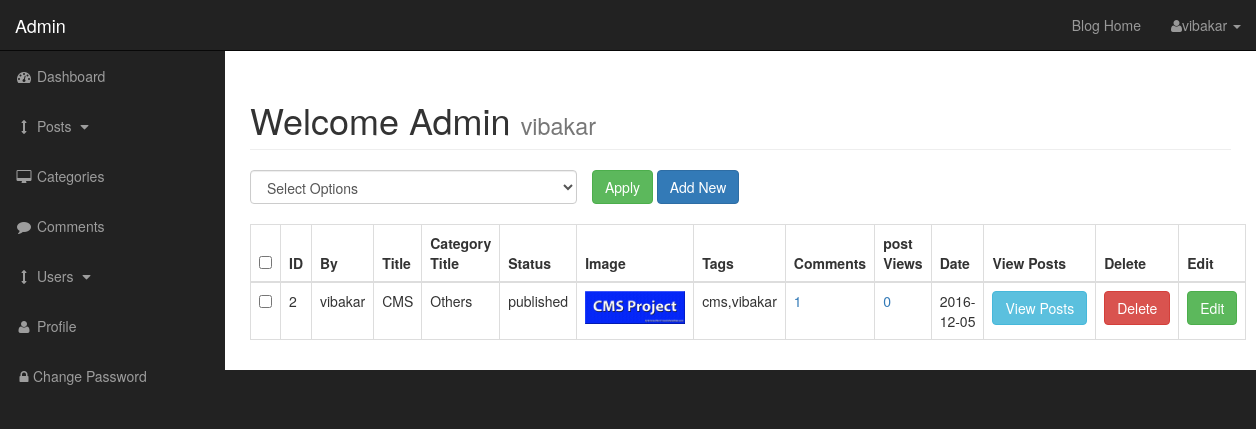
Screenshot of /admin/posts.php (signed in) with the database file from the repository.
### tables this page shows
CREATE TABLE `posts` (
  `post_id` int(3) NOT NULL,
  `post_category_id` int(3) NOT NULL,
  `post_title` varchar(250) NOT NULL,
  `post_by` varchar(250) NOT NULL,
  `post_user` varchar(255) NOT NULL,
  `post_date` date NOT NULL,
  `post_image` text NOT NULL,
  `post_content` text NOT NULL,
  `post_tags` varchar(255) NOT NULL,
  `post_comment_count` int(10) NOT NULL,
  `post_status` varchar(255) NOT NULL DEFAULT 'drafts',
  `post_view_count` int(11) NOT NULL
);

CREATE TABLE `categories` (
  `cat_id` int(3) NOT NULL,
  `cat_title` varchar(250) NOT NULL
);

### admin/includes/view_all_posts.php (the view, shortened to what this page needs)
<?php include '../includes/db.php'; ?>
<form action="" method="post">
    <table class="table table-bordered table-hover">
        <div id="bulkOptionsContainer" class="col-xs-4">
            <select id="bulk" class="form-control" name="bulk_options">
                <option value="">Select Options</option>
            </select>
        </div>
        <div class="col-xs-4">
            <input type="submit" name="submit" class="btn btn-success" value="Apply" />
            <a class="btn btn-primary" href="posts.php?source=add_posts">Add New</a>
        </div>
        <table class="table table-bordered table-hover">
            <thead>
                <tr>
                    <th><input id="selectAllBoxes" type="checkbox"></th>
                    <th>ID</th>
                    <th>By</th>
                    <th>Title</th>
                    <th>Category Title</th>
                    <th>Status</th>
                    <th>Image</th>
                    <th>Tags</th>
                    <th>Comments</th>
                    <th>post Views</th>
                    <th>Date</th>
                    <th>View Posts</th>
                    <th>Delete</th>
                    <th>Edit</th>
                </tr>
            </thead>
            <tbody>
                <?php
                $sql = "SELECT posts.post_id,posts.post_category_id,posts.post_title,posts.post_by,posts.post_user, ";
                $sql.= "posts.post_date,posts.post_image,posts.post_content,posts.post_tags,posts.post_comment_count,posts.post_view_count,posts.post_status, ";
                $sql.= "categories.cat_id,categories.cat_title FROM posts LEFT JOIN categories ON posts.post_category_id=categories.cat_id ";
                $sql.= "ORDER BY posts.post_id DESC ";
                $select_posts = mysqli_query($con, $sql);
                while ($rows = mysqli_fetch_array($select_posts)) {
                    $p_id = $rows['post_id'];
                    $p_title = $rows['post_title'];
                    $p_by = $rows['post_by'];
                    $p_date = $rows['post_date'];
                    $p_image = $rows['post_image'];
                    $p_tags = $rows['post_tags'];
                    $post_view_count = $rows['post_view_count'];
                    $p_status = $rows['post_status'];
                    $cat_title = $rows['cat_title'];
                    echo "<tr>";
                    ?>
                <td><input class='checkboxes' name='checkBoxArray[]' type='checkbox' value='<?php echo $p_id; ?>'/></td>
                    <?php
                    echo "<td> $p_id </td>";
                    echo "<td>$p_by</td>";
                    echo "<td>$p_title</td>";
                    if (empty($cat_title)) {
                        echo "<td>Not Available</td>";
                    } else {
                        echo "<td>$cat_title</td>";
                    }
                    echo "<td>$p_status</td>";
                    echo "<td><img src='../images/$p_image' width='100' alt='loading image'/></td>";
                    echo "<td>$p_tags</td>";
                    $sql_comment = "SELECT * FROM comments WHERE comment_post_id= $p_id ";
                    $result_comment = mysqli_query($con, $sql_comment);
                    $comment_count = mysqli_num_rows($result_comment);
                    echo "<td><a href='post_comments.php?id=$p_id'>$comment_count</a></td>";
                    echo "<td><a href='posts.php?reset=$p_id'>$post_view_count</a></td>";
                    echo "<td>$p_date</td>";
                    echo "<td><a class='btn btn-info' href='../view_post.php?p_id=$p_id'>View Posts</td>";
                    ?>
                <form method="post">
                    <?php
                    echo '<td><input type="submit" onClick=\'javascript:return confirm("Are You Sure You Want To Delete");\' class="btn btn-danger" name="delete" value="Delete"/></td>';
                    ?>
                </form>
                <?php
                echo "<td><a class='btn btn-success' href='posts.php?source=edit_posts&edit_id=$p_id'>Edit</a></td>";
                echo "</tr>";
            }
            ?>
            </tbody>
        </table>
</form>

### admin/css/sb-admin.css (style rules this page uses)
body { margin-top: 100px; background-color: #222; }
@media (min-width:768px) { body { margin-top: 50px; } }
#bulkOptionsContainer { padding: 0px; left: 0px; }

### rows the page displays
posts: post_id "2", post_by "vibakar", post_title "CMS", categories.cat_title "Others", post_status "published", post_image (picture), post_tags "cms,vibakar", comment_count "1", post_view_count "0", post_date "2016-12-05"

### other values shown
$_SESSION['username'] "vibakar"
$_SESSION['user_role'] "Admin"
